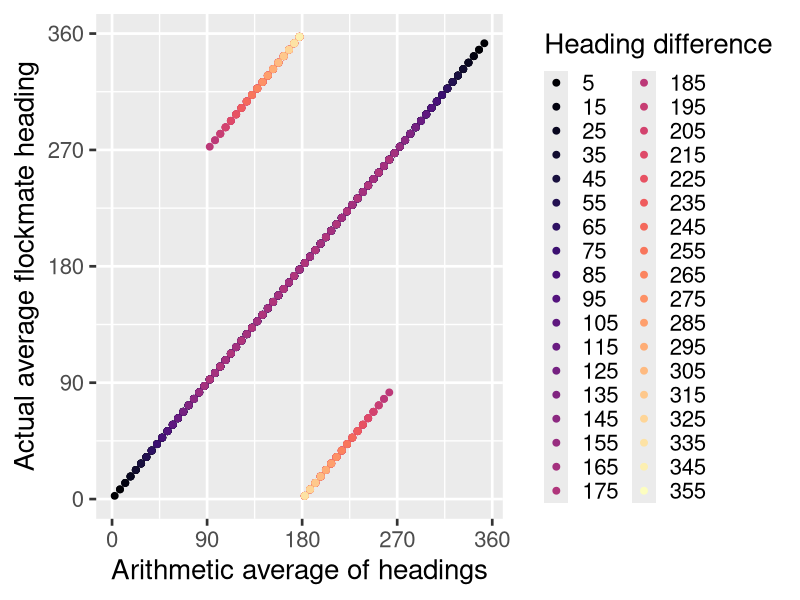

The R script that drew this image:
library(tidyverse)
library(snakecase)

data <- read_csv("Explore-headings-output.csv", skip = 5, name_repair = to_snake_case)

data  |> mutate(avg_heading = (stationary_turtle_heading + moving_turtle_heading) / 2, 
                diff = ordered(abs(stationary_turtle_heading - moving_turtle_heading)))  |> 
  ggplot(aes(x = avg_heading, y = average_flockmate_heading, color = diff)) + 
  geom_point(size = 2) + 
  scale_x_continuous(breaks = seq(-360, 360, 90)) + 
  scale_y_continuous(breaks = seq(-360, 360, 90)) + 
  scale_color_viridis_d(option = "magma", name = "Heading difference") + 
  labs(x = "Arithmetic average of headings", y = "Actual average flockmate heading") + 
  theme_gray(base_size = 20)
